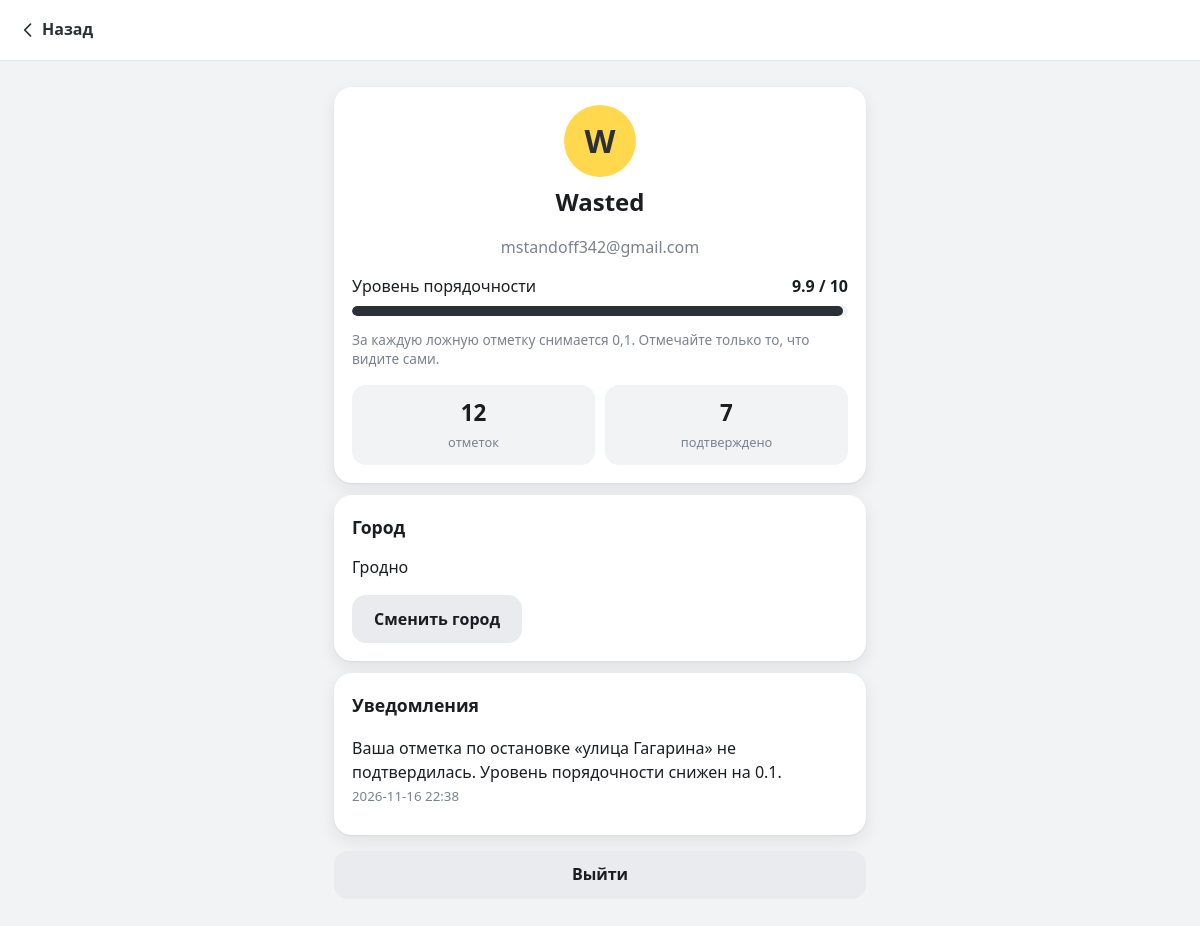
Screenshot of /profile (signed in) with the database file from the repository.
### tables this page shows
CREATE TABLE users(
    id INTEGER PRIMARY KEY AUTOINCREMENT, email TEXT NOT NULL UNIQUE, name TEXT NOT NULL,
    password_hash TEXT NOT NULL, rating REAL NOT NULL DEFAULT 10.0,
    city_id INTEGER REFERENCES cities(id), created_at TEXT NOT NULL);

CREATE TABLE cities(
    id INTEGER PRIMARY KEY AUTOINCREMENT, name TEXT NOT NULL UNIQUE,
    lat REAL NOT NULL, lng REAL NOT NULL, zoom REAL NOT NULL DEFAULT 15,
    south REAL, west REAL, north REAL, east REAL);

CREATE TABLE notifications(
    id INTEGER PRIMARY KEY AUTOINCREMENT, user_id INTEGER NOT NULL REFERENCES users(id) ON DELETE CASCADE,
    text TEXT NOT NULL, is_read INTEGER NOT NULL DEFAULT 0, created_at TEXT NOT NULL);

### app.py (the view)
    @app.route("/profile")
    @login_required
    def profile():
        db = get_db()
        uid = g.user["id"]
        total = db.execute("SELECT COUNT(*) FROM votes WHERE user_id=?", (uid,)).fetchone()[0]
        ok = db.execute("SELECT COUNT(*) FROM votes v JOIN rounds r ON r.id=v.round_id "
                        "WHERE v.user_id=? AND r.resolved=1 AND r.result=v.kind", (uid,)).fetchone()[0]
        items = db.execute("SELECT * FROM notifications WHERE user_id=? ORDER BY id DESC LIMIT 30", (uid,)).fetchall()
        city = db.execute("SELECT name FROM cities WHERE id=?", (g.user["city_id"],)).fetchone()
        db.execute("UPDATE notifications SET is_read=1 WHERE user_id=?", (uid,))
        db.commit()
        return render_template("profile.html", total=total, confirmed=ok, items=items,
                               city_name=city["name"] if city else "не выбран")

### templates/profile.html (shortened to what this page needs)
{% extends "base.html" %}
{% block content %}
<main class="page">
  <section class="card center">
    <div class="avatar">{{ current_user['name'][:1]|upper }}</div>
    <h1>{{ current_user['name'] }}</h1>
    <p class="muted">{{ current_user['email'] }}</p>
    <div class="trust">
      <div class="trust-top"><span>Уровень порядочности</span><b>{{ '%.1f'|format(current_user['rating']) }} / 10</b></div>
      <div class="bar"><i style="width: {{ current_user['rating'] * 10 }}%"></i></div>
      <p class="muted small">За каждую ложную отметку снимается 0,1. Отмечайте только то, что видите сами.</p>
    </div>
    <div class="stats2"><div><b>{{ total }}</b><span>отметок</span></div><div><b>{{ confirmed }}</b><span>подтверждено</span></div></div>
  </section>
  <section class="card"><h2>Город</h2><p>{{ city_name }}</p><a class="btn" href="{{ url_for('city') }}">Сменить город</a></section>
  <section class="card"><h2>Уведомления</h2>
    {% for n in items %}<div class="notif"><div>{{ n['text'] }}</div><small class="muted">{{ n['created_at'][:16].replace('T', ' ') }}</small></div>
    {% else %}<p class="muted">Пока нет уведомлений.</p>{% endfor %}</section>
  <form method="post" action="{{ url_for('logout') }}"><input type="hidden" name="csrf" value="{{ csrf_token() }}"><button class="btn block">Выйти</button></form>
</main>
{% endblock %}

### templates/base.html (shortened to what this page needs)
<!doctype html>
<html lang="ru">
<head>
<link rel="stylesheet" href="{{ url_for('static', filename='style.css') }}">
</head>
<body class="{% block bodyclass %}{% endblock %}">
{% block back %}{% if request.endpoint not in ('index','register','login','city') %}<header class="topnav"><a href="{{ url_for('index') }}" id="backBtn" class="back"><svg class="ic"><use href="#i-back"/></svg><span>Назад</span></a>{% block navtitle %}{% endblock %}</header>{% endif %}{% endblock %}
{% block content %}{% endblock %}
</body>
</html>

### static/style.css (style rules this page uses)
:root { --bg:#f2f3f5;--card:#fff;--text:#1b1d21;--muted:#7b8190;--line:#e6e8ec;--dark:#2b2f36;--yellow:#ffd84d;--red:#e5383b;--gray:#9aa1ad; --shadow:0 1px 2px rgba(20,24,32,.06),0 6px 18px rgba(20,24,32,.08);--safe-b:env(safe-area-inset-bottom,0px);--safe-t:env(safe-area-inset-top,0px) }
* { box-sizing:border-box;-webkit-tap-highlight-color:transparent }
html,body { margin:0;height:100% }
body { font-family:"YS Text","Segoe UI",system-ui,-apple-system,Roboto,Arial,sans-serif;background:var(--bg);color:var(--text);line-height:1.45;-webkit-text-size-adjust:100% }
h1 { font-size:1.5rem;margin:.2em 0 .3em }
h2 { font-size:1.1rem;margin:.1em 0 .5em }
a { color:var(--dark) }
.ic { width:1.25em;height:1.25em;fill:none;stroke:currentColor;stroke-width:2;stroke-linecap:round;stroke-linejoin:round;vertical-align:-.25em;flex:none }
input,select,textarea,button { font:inherit }
.btn { display:inline-flex;align-items:center;justify-content:center;gap:8px;min-height:48px;padding:0 22px;border:0;border-radius:14px;background:#e9ebef;color:var(--text);font-weight:600;cursor:pointer;text-decoration:none;transition:background .12s,transform .08s }
.btn.block { display:flex;width:100%;margin-top:16px }
.muted { color:var(--muted) }
.small { font-size:.85rem }
.center { text-align:center }
.topnav { display:flex;align-items:center;gap:8px;padding:calc(8px + var(--safe-t)) 12px 8px;background:#fff;border-bottom:1px solid var(--line);position:sticky;top:0;z-index:10 }
.back { display:inline-flex;align-items:center;gap:4px;min-height:44px;padding:0 12px 0 6px;font-weight:600;text-decoration:none }
.page { max-width:560px;margin:0 auto;padding:14px 14px calc(30px + var(--safe-b)) }
.card { background:var(--card);border-radius:18px;padding:18px;margin:12px 0;box-shadow:var(--shadow) }
.avatar { width:72px;height:72px;border-radius:50%;background:var(--yellow);color:var(--dark);display:flex;align-items:center;justify-content:center;font-size:2rem;font-weight:700;margin:0 auto 8px }
.trust { text-align:left;margin:16px 0 }
.trust-top { display:flex;justify-content:space-between;margin-bottom:8px }
.bar { height:10px;border-radius:6px;background:var(--bg);overflow:hidden }
.bar i { display:block;height:100%;border-radius:6px;background:var(--dark) }
.stats2 { display:grid;grid-template-columns:1fr 1fr;gap:10px }
.stats2 div { background:var(--bg);border-radius:14px;padding:12px }
.stats2 b { display:block;font-size:1.4rem }
.stats2 span { font-size:.8rem;color:var(--muted) }
.notif { padding:10px 0;border-top:1px solid var(--line) }
.notif:first-of-type { border-top:0 }

### rows the page displays
users: name "W", name "Wasted", email "mstandoff342@gmail.com", rating "9.9"
cities: name "Гродно"
notifications: text "Ваша отметка по остановке «улица Гагарина» не подтвердилась. Уровень порядочности снижен на 0.1.", created_at "2026-11-16 22:38"

### other values shown
{{ total }} "12"
{{ confirmed }} "7"
